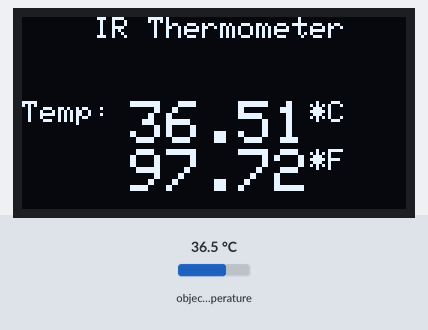
A sketch run on a simulated Arduino Uno, built with avr-gcc and run on an emulated ATmega328P. On the bench: 128×64 one-colour display. The test bench sets the inputs (shaded band); at power-on: object temperature 36.5 °C.

Above: at 1.2 s.
1.3 s: object temperature set to 20 °C
At 2.3 s:
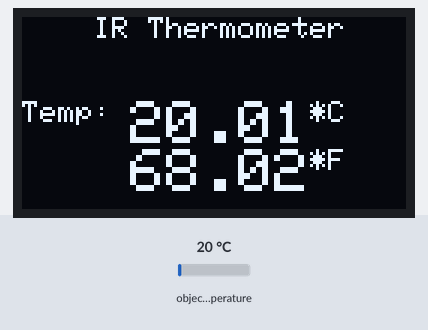
2.9 s: object temperature set to 26 °C
At 3.5 s:
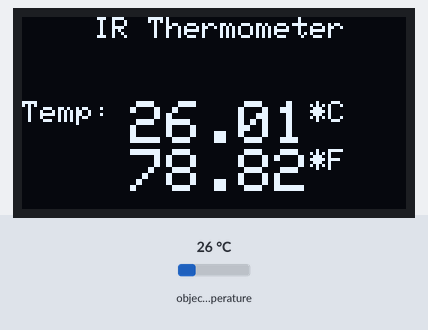
4.5 s: object temperature set to 32 °C
At 5.9 s:
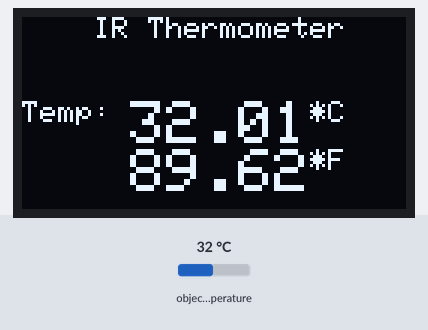
Timing chart, 0 to 7.5 s (numbered marks = the images above; inputs shaded):
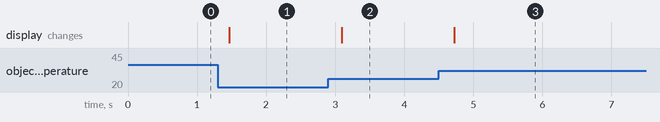

Measured:
- after the input at 1.3 s, the display: changes after 0.16 s (image 1)
- after the input at 2.9 s, the display: changes after 0.19 s (image 2)
- after the input at 4.5 s, the display: changes after 0.23 s (image 3)

The sketch:

IR_Thermometer.ino
```cpp
#include <Wire.h>
#include <SPI.h>
#include <Adafruit_MLX90614.h>
#include <Adafruit_GFX.h>
#include <Adafruit_SSD1306.h>


Adafruit_MLX90614 mlx = Adafruit_MLX90614();
Adafruit_SSD1306 display(-1);

float temperatureC;
float temperatureF;

void setup()
{
  mlx.begin();
  display.begin(SSD1306_SWITCHCAPVCC, 0x3C);
  display.clearDisplay();


}

void loop()
{
  temperatureC = mlx.readObjectTempC();
  temperatureF = mlx.readObjectTempF();

  display.setTextSize(1);
  display.setTextColor(WHITE);
  display.setCursor(0, 0);
  display.println("    IR Thermometer");

  display.setCursor(0, 28);
  display.print("Temp: ");
  display.setTextSize(2);
  display.print(temperatureC);
  display.setTextSize(1);
  display.println( "*C");
  display.println("");

  display.print("      ");
  display.setTextSize(2);
  display.print(temperatureF);
  display.setTextSize(1);
  display.println( "*F");


  display.display();
  delay(200);
  display.clearDisplay();


}
```
